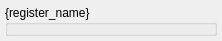
<?xml version="1.0" encoding="UTF-8"?>
<ui version="4.0">
 <class>Form</class>
 <widget class="QWidget" name="Form">
  <property name="geometry">
   <rect>
    <x>0</x>
    <y>0</y>
    <width>222</width>
    <height>41</height>
   </rect>
  </property>
  <property name="sizePolicy">
   <sizepolicy hsizetype="Maximum" vsizetype="Preferred">
    <horstretch>0</horstretch>
    <verstretch>0</verstretch>
   </sizepolicy>
  </property>
  <property name="windowTitle">
   <string>Form</string>
  </property>
  <layout class="QHBoxLayout" name="horizontalLayout">
   <property name="leftMargin">
    <number>5</number>
   </property>
   <property name="topMargin">
    <number>5</number>
   </property>
   <property name="rightMargin">
    <number>5</number>
   </property>
   <property name="bottomMargin">
    <number>5</number>
   </property>
   <item>
    <widget class="QGroupBox" name="register_groupbox">
     <property name="title">
      <string>{register_name}</string>
     </property>
     <layout class="QHBoxLayout" name="register_layout">
      <property name="spacing">
       <number>1</number>
      </property>
      <property name="leftMargin">
       <number>2</number>
      </property>
      <property name="topMargin">
       <number>2</number>
      </property>
      <property name="rightMargin">
       <number>2</number>
      </property>
      <property name="bottomMargin">
       <number>2</number>
      </property>
     </layout>
    </widget>
   </item>
  </layout>
 </widget>
 <resources/>
 <connections/>
</ui>
